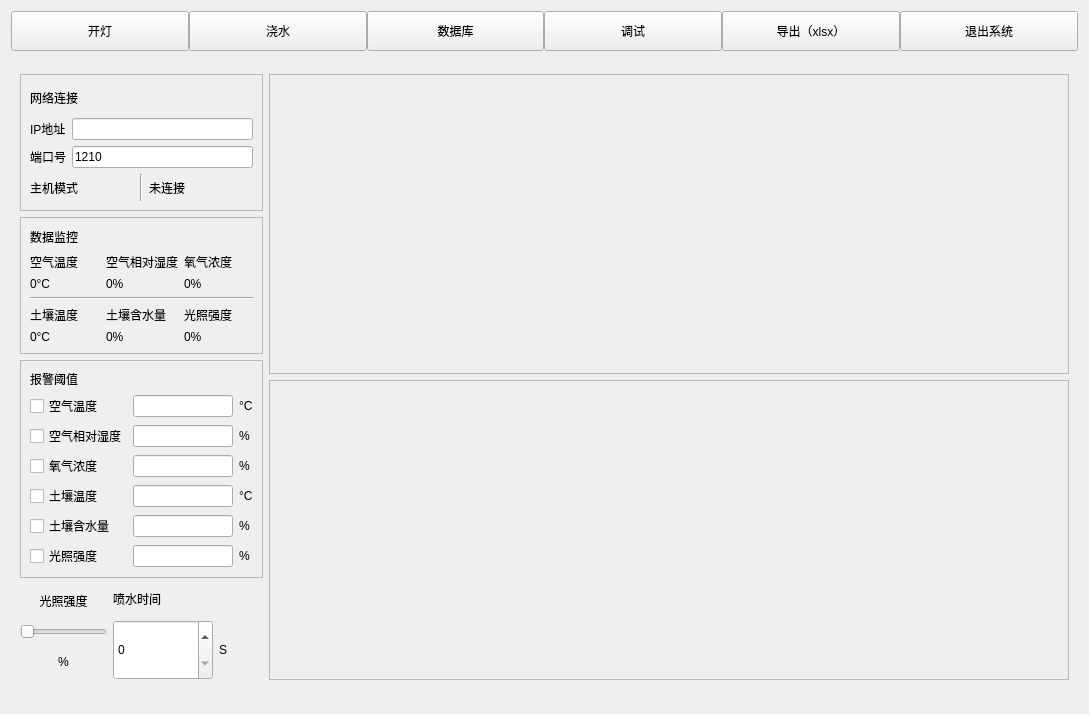
<?xml version="1.0" encoding="UTF-8"?>
<ui version="4.0">
 <class>Widget</class>
 <widget class="QWidget" name="Widget">
  <property name="geometry">
   <rect>
    <x>0</x>
    <y>0</y>
    <width>1089</width>
    <height>714</height>
   </rect>
  </property>
  <property name="minimumSize">
   <size>
    <width>700</width>
    <height>600</height>
   </size>
  </property>
  <property name="windowTitle">
   <string>Widget</string>
  </property>
  <layout class="QVBoxLayout" name="verticalLayout_7">
   <item>
    <layout class="QVBoxLayout" name="verticalLayout_3" stretch="1,10">
     <property name="spacing">
      <number>0</number>
     </property>
     <property name="sizeConstraint">
      <enum>QLayout::SizeConstraint::SetDefaultConstraint</enum>
     </property>
     <item>
      <layout class="QHBoxLayout" name="horizontalLayout" stretch="0,0,0,0,0,0">
       <property name="spacing">
        <number>0</number>
       </property>
       <property name="sizeConstraint">
        <enum>QLayout::SizeConstraint::SetFixedSize</enum>
       </property>
       <item>
        <widget class="QPushButton" name="lightbtn">
         <property name="minimumSize">
          <size>
           <width>0</width>
           <height>40</height>
          </size>
         </property>
         <property name="text">
          <string>开灯</string>
         </property>
        </widget>
       </item>
       <item>
        <widget class="QPushButton" name="waterbtn">
         <property name="minimumSize">
          <size>
           <width>0</width>
           <height>40</height>
          </size>
         </property>
         <property name="text">
          <string>浇水</string>
         </property>
        </widget>
       </item>
       <item>
        <widget class="QPushButton" name="mysqlbtn">
         <property name="minimumSize">
          <size>
           <width>0</width>
           <height>40</height>
          </size>
         </property>
         <property name="text">
          <string>数据库</string>
         </property>
        </widget>
       </item>
       <item>
        <widget class="QPushButton" name="debugbtn">
         <property name="minimumSize">
          <size>
           <width>0</width>
           <height>40</height>
          </size>
         </property>
         <property name="text">
          <string>调试</string>
         </property>
        </widget>
       </item>
       <item>
        <widget class="QPushButton" name="exportbtn">
         <property name="minimumSize">
          <size>
           <width>0</width>
           <height>40</height>
          </size>
         </property>
         <property name="text">
          <string>导出（xlsx）</string>
         </property>
        </widget>
       </item>
       <item>
        <widget class="QPushButton" name="exitbtn">
         <property name="minimumSize">
          <size>
           <width>0</width>
           <height>40</height>
          </size>
         </property>
         <property name="text">
          <string>退出系统</string>
         </property>
        </widget>
       </item>
      </layout>
     </item>
     <item>
      <widget class="QWidget" name="widget" native="true">
       <property name="minimumSize">
        <size>
         <width>0</width>
         <height>0</height>
        </size>
       </property>
       <layout class="QVBoxLayout" name="verticalLayout_10">
        <item>
         <layout class="QHBoxLayout" name="horizontalLayout_4">
          <item>
           <layout class="QVBoxLayout" name="verticalLayout_8">
            <item>
             <widget class="QFrame" name="frame">
              <property name="frameShape">
               <enum>QFrame::Shape::StyledPanel</enum>
              </property>
              <property name="frameShadow">
               <enum>QFrame::Shadow::Raised</enum>
              </property>
              <layout class="QVBoxLayout" name="verticalLayout">
               <item>
                <widget class="QLabel" name="label">
                 <property name="maximumSize">
                  <size>
                   <width>80</width>
                   <height>30</height>
                  </size>
                 </property>
                 <property name="text">
                  <string>网络连接</string>
                 </property>
                </widget>
               </item>
               <item>
                <layout class="QGridLayout" name="gridLayout">
                 <item row="0" column="0">
                  <widget class="QLabel" name="label_2">
                   <property name="text">
                    <string>IP地址</string>
                   </property>
                  </widget>
                 </item>
                 <item row="0" column="1">
                  <widget class="QLineEdit" name="iplineEdit"/>
                 </item>
                 <item row="1" column="0">
                  <widget class="QLabel" name="label_3">
                   <property name="text">
                    <string>端口号</string>
                   </property>
                  </widget>
                 </item>
                 <item row="1" column="1">
                  <widget class="QLineEdit" name="portlineEdit">
                   <property name="text">
                    <string>1210</string>
                   </property>
                  </widget>
                 </item>
                </layout>
               </item>
               <item>
                <layout class="QHBoxLayout" name="horizontalLayout_2">
                 <item>
                  <widget class="QLabel" name="patternlab">
                   <property name="text">
                    <string>主机模式</string>
                   </property>
                  </widget>
                 </item>
                 <item>
                  <widget class="Line" name="line_2">
                   <property name="orientation">
                    <enum>Qt::Orientation::Vertical</enum>
                   </property>
                  </widget>
                 </item>
                 <item>
                  <widget class="QLabel" name="connectlab">
                   <property name="text">
                    <string>未连接</string>
                   </property>
                  </widget>
                 </item>
                </layout>
               </item>
              </layout>
             </widget>
            </item>
            <item>
             <widget class="QFrame" name="frame_2">
              <property name="frameShape">
               <enum>QFrame::Shape::StyledPanel</enum>
              </property>
              <property name="frameShadow">
               <enum>QFrame::Shadow::Raised</enum>
              </property>
              <layout class="QVBoxLayout" name="verticalLayout_2">
               <item>
                <widget class="QLabel" name="label_16">
                 <property name="enabled">
                  <bool>true</bool>
                 </property>
                 <property name="maximumSize">
                  <size>
                   <width>125</width>
                   <height>36</height>
                  </size>
                 </property>
                 <property name="text">
                  <string>数据监控</string>
                 </property>
                </widget>
               </item>
               <item>
                <layout class="QGridLayout" name="gridLayout_2">
                 <item row="3" column="0">
                  <widget class="QLabel" name="label_10">
                   <property name="text">
                    <string>土壤温度</string>
                   </property>
                  </widget>
                 </item>
                 <item row="3" column="1">
                  <widget class="QLabel" name="label_11">
                   <property name="text">
                    <string>土壤含水量</string>
                   </property>
                  </widget>
                 </item>
                 <item row="0" column="1">
                  <widget class="QLabel" name="label_5">
                   <property name="text">
                    <string>空气相对湿度</string>
                   </property>
                  </widget>
                 </item>
                 <item row="4" column="2">
                  <widget class="QLabel" name="ray">
                   <property name="text">
                    <string>0%</string>
                   </property>
                  </widget>
                 </item>
                 <item row="1" column="1">
                  <widget class="QLabel" name="airwater">
                   <property name="text">
                    <string>0%</string>
                   </property>
                  </widget>
                 </item>
                 <item row="1" column="2">
                  <widget class="QLabel" name="oxygen">
                   <property name="text">
                    <string>0%</string>
                   </property>
                  </widget>
                 </item>
                 <item row="0" column="0">
                  <widget class="QLabel" name="label_4">
                   <property name="text">
                    <string>空气温度</string>
                   </property>
                  </widget>
                 </item>
                 <item row="1" column="0">
                  <widget class="QLabel" name="airtem">
                   <property name="text">
                    <string>0°C</string>
                   </property>
                  </widget>
                 </item>
                 <item row="2" column="0" colspan="3">
                  <widget class="Line" name="line">
                   <property name="orientation">
                    <enum>Qt::Orientation::Horizontal</enum>
                   </property>
                  </widget>
                 </item>
                 <item row="0" column="2">
                  <widget class="QLabel" name="label_6">
                   <property name="text">
                    <string>氧气浓度</string>
                   </property>
                  </widget>
                 </item>
                 <item row="4" column="1">
                  <widget class="QLabel" name="soilwater">
                   <property name="text">
                    <string>0%</string>
                   </property>
                  </widget>
                 </item>
                 <item row="4" column="0">
                  <widget class="QLabel" name="soiltem">
                   <property name="text">
                    <string>0°C</string>
                   </property>
                  </widget>
                 </item>
                 <item row="3" column="2">
                  <widget class="QLabel" name="label_12">
                   <property name="text">
                    <string>光照强度</string>
                   </property>
                  </widget>
                 </item>
                </layout>
               </item>
              </layout>
             </widget>
            </item>
            <item>
             <widget class="QFrame" name="frame_3">
              <property name="frameShape">
               <enum>QFrame::Shape::StyledPanel</enum>
              </property>
              <property name="frameShadow">
               <enum>QFrame::Shadow::Raised</enum>
              </property>
              <layout class="QVBoxLayout" name="verticalLayout_6">
               <item>
                <layout class="QVBoxLayout" name="verticalLayout_4">
                 <item>
                  <widget class="QLabel" name="label_23">
                   <property name="text">
                    <string>报警阈值</string>
                   </property>
                  </widget>
                 </item>
                 <item>
                  <layout class="QGridLayout" name="gridLayout_3">
                   <item row="0" column="0">
                    <widget class="QCheckBox" name="airtemcb">
                     <property name="text">
                      <string>空气温度</string>
                     </property>
                    </widget>
                   </item>
                   <item row="0" column="1">
                    <widget class="QLineEdit" name="airtemLE"/>
                   </item>
                   <item row="0" column="2">
                    <widget class="QLabel" name="label_17">
                     <property name="text">
                      <string>°C</string>
                     </property>
                    </widget>
                   </item>
                   <item row="1" column="0">
                    <widget class="QCheckBox" name="airwatercb">
                     <property name="text">
                      <string>空气相对湿度</string>
                     </property>
                    </widget>
                   </item>
                   <item row="1" column="1">
                    <widget class="QLineEdit" name="airwaterLE"/>
                   </item>
                   <item row="1" column="2">
                    <widget class="QLabel" name="label_18">
                     <property name="text">
                      <string>%</string>
                     </property>
                    </widget>
                   </item>
                   <item row="2" column="0">
                    <widget class="QCheckBox" name="oxygencb">
                     <property name="text">
                      <string>氧气浓度</string>
                     </property>
                    </widget>
                   </item>
                   <item row="2" column="1">
                    <widget class="QLineEdit" name="oxygenLE"/>
                   </item>
                   <item row="2" column="2">
                    <widget class="QLabel" name="label_19">
                     <property name="text">
                      <string>%</string>
                     </property>
                    </widget>
                   </item>
                   <item row="3" column="0">
                    <widget class="QCheckBox" name="soiltemcb">
                     <property name="text">
                      <string>土壤温度</string>
                     </property>
                    </widget>
                   </item>
                   <item row="3" column="1">
                    <widget class="QLineEdit" name="soiltemLE"/>
                   </item>
                   <item row="3" column="2">
                    <widget class="QLabel" name="label_20">
                     <property name="text">
                      <string>°C</string>
                     </property>
                    </widget>
                   </item>
                   <item row="4" column="0">
                    <widget class="QCheckBox" name="soilwatercb">
                     <property name="text">
                      <string>土壤含水量</string>
                     </property>
                    </widget>
                   </item>
                   <item row="4" column="1">
                    <widget class="QLineEdit" name="soilwaterLE"/>
                   </item>
                   <item row="4" column="2">
                    <widget class="QLabel" name="label_21">
                     <property name="text">
                      <string>%</string>
                     </property>
                    </widget>
                   </item>
                   <item row="5" column="0">
                    <widget class="QCheckBox" name="raycb">
                     <property name="text">
                      <string>光照强度</string>
                     </property>
                    </widget>
                   </item>
                   <item row="5" column="1">
                    <widget class="QLineEdit" name="rayLE"/>
                   </item>
                   <item row="5" column="2">
                    <widget class="QLabel" name="label_22">
                     <property name="text">
                      <string>%</string>
                     </property>
                    </widget>
                   </item>
                  </layout>
                 </item>
                </layout>
               </item>
              </layout>
             </widget>
            </item>
            <item>
             <layout class="QHBoxLayout" name="horizontalLayout_3">
              <item>
               <layout class="QVBoxLayout" name="verticalLayout_5">
                <item>
                 <widget class="QLabel" name="label_24">
                  <property name="minimumSize">
                   <size>
                    <width>0</width>
                    <height>30</height>
                   </size>
                  </property>
                  <property name="maximumSize">
                   <size>
                    <width>16777215</width>
                    <height>30</height>
                   </size>
                  </property>
                  <property name="text">
                   <string>光照强度</string>
                  </property>
                  <property name="alignment">
                   <set>Qt::AlignmentFlag::AlignCenter</set>
                  </property>
                 </widget>
                </item>
                <item>
                 <widget class="QSlider" name="raySlider">
                  <property name="orientation">
                   <enum>Qt::Orientation::Horizontal</enum>
                  </property>
                 </widget>
                </item>
                <item>
                 <widget class="QLabel" name="raylabel">
                  <property name="minimumSize">
                   <size>
                    <width>0</width>
                    <height>30</height>
                   </size>
                  </property>
                  <property name="maximumSize">
                   <size>
                    <width>16777215</width>
                    <height>30</height>
                   </size>
                  </property>
                  <property name="text">
                   <string>%</string>
                  </property>
                  <property name="alignment">
                   <set>Qt::AlignmentFlag::AlignCenter</set>
                  </property>
                 </widget>
                </item>
               </layout>
              </item>
              <item>
               <layout class="QGridLayout" name="gridLayout_4">
                <item row="0" column="0" colspan="2">
                 <widget class="QLabel" name="label_28">
                  <property name="minimumSize">
                   <size>
                    <width>150</width>
                    <height>0</height>
                   </size>
                  </property>
                  <property name="maximumSize">
                   <size>
                    <width>16777215</width>
                    <height>30</height>
                   </size>
                  </property>
                  <property name="text">
                   <string>喷水时间</string>
                  </property>
                 </widget>
                </item>
                <item row="1" column="0">
                 <widget class="QSpinBox" name="waterspinBox">
                  <property name="minimumSize">
                   <size>
                    <width>100</width>
                    <height>0</height>
                   </size>
                  </property>
                  <property name="maximumSize">
                   <size>
                    <width>16777215</width>
                    <height>60</height>
                   </size>
                  </property>
                  <property name="maximum">
                   <number>100000</number>
                  </property>
                 </widget>
                </item>
                <item row="1" column="1">
                 <widget class="QLabel" name="label_29">
                  <property name="maximumSize">
                   <size>
                    <width>16777215</width>
                    <height>60</height>
                   </size>
                  </property>
                  <property name="text">
                   <string>S</string>
                  </property>
                 </widget>
                </item>
               </layout>
              </item>
             </layout>
            </item>
           </layout>
          </item>
          <item>
           <layout class="QVBoxLayout" name="verticalLayout_9">
            <item>
             <widget class="QFrame" name="charFrame1">
              <property name="minimumSize">
               <size>
                <width>800</width>
                <height>300</height>
               </size>
              </property>
              <property name="maximumSize">
               <size>
                <width>800</width>
                <height>300</height>
               </size>
              </property>
              <property name="frameShape">
               <enum>QFrame::Shape::StyledPanel</enum>
              </property>
              <property name="frameShadow">
               <enum>QFrame::Shadow::Raised</enum>
              </property>
             </widget>
            </item>
            <item>
             <widget class="QFrame" name="charFrame2">
              <property name="minimumSize">
               <size>
                <width>800</width>
                <height>300</height>
               </size>
              </property>
              <property name="maximumSize">
               <size>
                <width>800</width>
                <height>300</height>
               </size>
              </property>
              <property name="frameShape">
               <enum>QFrame::Shape::StyledPanel</enum>
              </property>
              <property name="frameShadow">
               <enum>QFrame::Shadow::Raised</enum>
              </property>
             </widget>
            </item>
           </layout>
          </item>
         </layout>
        </item>
       </layout>
      </widget>
     </item>
    </layout>
   </item>
  </layout>
 </widget>
 <tabstops>
  <tabstop>lightbtn</tabstop>
  <tabstop>waterbtn</tabstop>
  <tabstop>mysqlbtn</tabstop>
  <tabstop>debugbtn</tabstop>
  <tabstop>exitbtn</tabstop>
  <tabstop>airtemcb</tabstop>
  <tabstop>airtemLE</tabstop>
  <tabstop>airwatercb</tabstop>
  <tabstop>airwaterLE</tabstop>
  <tabstop>oxygencb</tabstop>
  <tabstop>oxygenLE</tabstop>
  <tabstop>soiltemcb</tabstop>
  <tabstop>soiltemLE</tabstop>
  <tabstop>soilwatercb</tabstop>
  <tabstop>soilwaterLE</tabstop>
  <tabstop>raycb</tabstop>
  <tabstop>rayLE</tabstop>
  <tabstop>iplineEdit</tabstop>
  <tabstop>portlineEdit</tabstop>
 </tabstops>
 <resources/>
 <connections/>
</ui>
